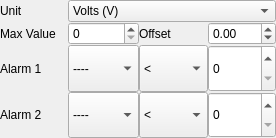
<?xml version="1.0" encoding="UTF-8"?>
<ui version="4.0">
 <class>TelemetryAnalog</class>
 <widget class="QWidget" name="TelemetryAnalog">
  <property name="geometry">
   <rect>
    <x>0</x>
    <y>0</y>
    <width>276</width>
    <height>138</height>
   </rect>
  </property>
  <property name="windowTitle">
   <string/>
  </property>
  <layout class="QVBoxLayout" name="verticalLayout">
   <property name="spacing">
    <number>0</number>
   </property>
   <property name="margin">
    <number>0</number>
   </property>
   <item>
    <layout class="QGridLayout" name="gridLayout_11" columnstretch="1,1,1,1" columnminimumwidth="0,0,0,0">
     <item row="0" column="0">
      <widget class="QLabel" name="label_918">
       <property name="sizePolicy">
        <sizepolicy hsizetype="MinimumExpanding" vsizetype="Preferred">
         <horstretch>0</horstretch>
         <verstretch>0</verstretch>
        </sizepolicy>
       </property>
       <property name="text">
        <string>Unit</string>
       </property>
      </widget>
     </item>
     <item row="1" column="0">
      <widget class="QLabel" name="label_Max">
       <property name="sizePolicy">
        <sizepolicy hsizetype="MinimumExpanding" vsizetype="Preferred">
         <horstretch>0</horstretch>
         <verstretch>0</verstretch>
        </sizepolicy>
       </property>
       <property name="text">
        <string>Max Value</string>
       </property>
      </widget>
     </item>
     <item row="2" column="0">
      <widget class="QLabel" name="alarm1Label">
       <property name="sizePolicy">
        <sizepolicy hsizetype="MinimumExpanding" vsizetype="Preferred">
         <horstretch>0</horstretch>
         <verstretch>0</verstretch>
        </sizepolicy>
       </property>
       <property name="text">
        <string>Alarm 1    </string>
       </property>
      </widget>
     </item>
     <item row="2" column="1">
      <widget class="QComboBox" name="alarm1LevelCB">
       <property name="sizePolicy">
        <sizepolicy hsizetype="MinimumExpanding" vsizetype="Preferred">
         <horstretch>0</horstretch>
         <verstretch>0</verstretch>
        </sizepolicy>
       </property>
       <item>
        <property name="text">
         <string>----</string>
        </property>
       </item>
       <item>
        <property name="text">
         <string>Yellow</string>
        </property>
       </item>
       <item>
        <property name="text">
         <string>Orange</string>
        </property>
       </item>
       <item>
        <property name="text">
         <string>Red</string>
        </property>
       </item>
      </widget>
     </item>
     <item row="2" column="2">
      <widget class="QComboBox" name="alarm1GreaterCB">
       <property name="sizePolicy">
        <sizepolicy hsizetype="MinimumExpanding" vsizetype="Preferred">
         <horstretch>0</horstretch>
         <verstretch>0</verstretch>
        </sizepolicy>
       </property>
       <item>
        <property name="text">
         <string>&lt;</string>
        </property>
       </item>
       <item>
        <property name="text">
         <string>&gt;</string>
        </property>
       </item>
      </widget>
     </item>
     <item row="3" column="0">
      <widget class="QLabel" name="alarm2Label">
       <property name="sizePolicy">
        <sizepolicy hsizetype="MinimumExpanding" vsizetype="Preferred">
         <horstretch>0</horstretch>
         <verstretch>0</verstretch>
        </sizepolicy>
       </property>
       <property name="text">
        <string>Alarm 2</string>
       </property>
      </widget>
     </item>
     <item row="3" column="1">
      <widget class="QComboBox" name="alarm2LevelCB">
       <property name="sizePolicy">
        <sizepolicy hsizetype="MinimumExpanding" vsizetype="Preferred">
         <horstretch>0</horstretch>
         <verstretch>0</verstretch>
        </sizepolicy>
       </property>
       <item>
        <property name="text">
         <string>----</string>
        </property>
       </item>
       <item>
        <property name="text">
         <string>Yellow</string>
        </property>
       </item>
       <item>
        <property name="text">
         <string>Orange</string>
        </property>
       </item>
       <item>
        <property name="text">
         <string>Red</string>
        </property>
       </item>
      </widget>
     </item>
     <item row="3" column="2">
      <widget class="QComboBox" name="alarm2GreaterCB">
       <property name="sizePolicy">
        <sizepolicy hsizetype="MinimumExpanding" vsizetype="Preferred">
         <horstretch>0</horstretch>
         <verstretch>0</verstretch>
        </sizepolicy>
       </property>
       <item>
        <property name="text">
         <string>&lt;</string>
        </property>
       </item>
       <item>
        <property name="text">
         <string>&gt;</string>
        </property>
       </item>
      </widget>
     </item>
     <item row="1" column="1">
      <widget class="QDoubleSpinBox" name="RatioSB">
       <property name="enabled">
        <bool>true</bool>
       </property>
       <property name="sizePolicy">
        <sizepolicy hsizetype="MinimumExpanding" vsizetype="Fixed">
         <horstretch>0</horstretch>
         <verstretch>0</verstretch>
        </sizepolicy>
       </property>
       <property name="decimals">
        <number>0</number>
       </property>
       <property name="maximum">
        <double>255.000000000000000</double>
       </property>
      </widget>
     </item>
     <item row="1" column="3">
      <widget class="QDoubleSpinBox" name="CalibSB">
       <property name="sizePolicy">
        <sizepolicy hsizetype="MinimumExpanding" vsizetype="Fixed">
         <horstretch>0</horstretch>
         <verstretch>0</verstretch>
        </sizepolicy>
       </property>
       <property name="decimals">
        <number>2</number>
       </property>
       <property name="minimum">
        <double>-12.800000000000001</double>
       </property>
       <property name="maximum">
        <double>12.699999999999999</double>
       </property>
       <property name="singleStep">
        <double>0.100000000000000</double>
       </property>
      </widget>
     </item>
     <item row="2" column="3">
      <widget class="QDoubleSpinBox" name="alarm1ValueSB">
       <property name="enabled">
        <bool>true</bool>
       </property>
       <property name="sizePolicy">
        <sizepolicy hsizetype="MinimumExpanding" vsizetype="Preferred">
         <horstretch>0</horstretch>
         <verstretch>0</verstretch>
        </sizepolicy>
       </property>
       <property name="decimals">
        <number>0</number>
       </property>
       <property name="maximum">
        <double>255.000000000000000</double>
       </property>
      </widget>
     </item>
     <item row="3" column="3">
      <widget class="QDoubleSpinBox" name="alarm2ValueSB">
       <property name="enabled">
        <bool>true</bool>
       </property>
       <property name="sizePolicy">
        <sizepolicy hsizetype="MinimumExpanding" vsizetype="Preferred">
         <horstretch>0</horstretch>
         <verstretch>0</verstretch>
        </sizepolicy>
       </property>
       <property name="decimals">
        <number>0</number>
       </property>
       <property name="maximum">
        <double>255.000000000000000</double>
       </property>
      </widget>
     </item>
     <item row="1" column="2">
      <widget class="QLabel" name="CalibLabel">
       <property name="sizePolicy">
        <sizepolicy hsizetype="MinimumExpanding" vsizetype="Preferred">
         <horstretch>0</horstretch>
         <verstretch>0</verstretch>
        </sizepolicy>
       </property>
       <property name="text">
        <string>Offset</string>
       </property>
      </widget>
     </item>
     <item row="0" column="1" colspan="3">
      <widget class="QComboBox" name="UnitCB">
       <property name="sizePolicy">
        <sizepolicy hsizetype="MinimumExpanding" vsizetype="Fixed">
         <horstretch>0</horstretch>
         <verstretch>0</verstretch>
        </sizepolicy>
       </property>
       <item>
        <property name="text">
         <string>Volts (V)</string>
        </property>
       </item>
       <item>
        <property name="text">
         <string>Amps (A)</string>
        </property>
       </item>
       <item>
        <property name="text">
         <string>Speed (m/s or ft/s)</string>
        </property>
       </item>
       <item>
        <property name="text">
         <string>Raw (-)</string>
        </property>
       </item>
       <item>
        <property name="text">
         <string>Speed (km/h or miles/h)</string>
        </property>
       </item>
       <item>
        <property name="text">
         <string>Meters (m or ft)</string>
        </property>
       </item>
       <item>
        <property name="text">
         <string>Temp (°)</string>
        </property>
       </item>
       <item>
        <property name="text">
         <string>Fuel (%)</string>
        </property>
       </item>
       <item>
        <property name="text">
         <string>mAmps (mA)</string>
        </property>
       </item>
      </widget>
     </item>
    </layout>
   </item>
  </layout>
 </widget>
 <tabstops>
  <tabstop>UnitCB</tabstop>
  <tabstop>RatioSB</tabstop>
  <tabstop>CalibSB</tabstop>
  <tabstop>alarm1LevelCB</tabstop>
  <tabstop>alarm1GreaterCB</tabstop>
  <tabstop>alarm1ValueSB</tabstop>
  <tabstop>alarm2LevelCB</tabstop>
  <tabstop>alarm2GreaterCB</tabstop>
  <tabstop>alarm2ValueSB</tabstop>
 </tabstops>
 <resources/>
 <connections/>
</ui>
